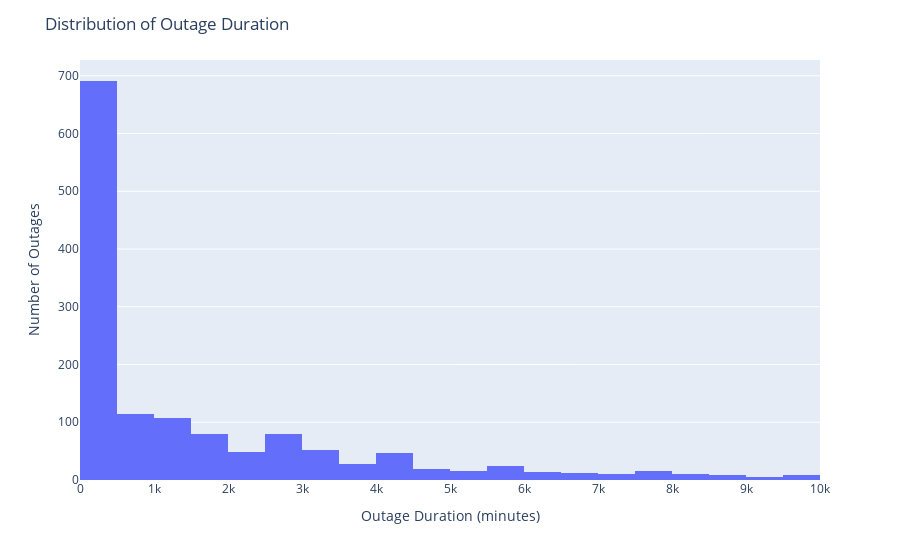

Notebook cell for this chart:
### Code cell
small = outageClean[outageClean["OUTAGE.DURATION"] < 10000]

fig = px.histogram(x = small['OUTAGE.DURATION'])
fig.update_layout(title = "Distribution of Outage Duration", xaxis_title = "Outage Duration (minutes)", yaxis_title = "Number of Outages")
fig.show()

### Figure 1 — Plotly figure (JSON) as saved in the notebook; plotly's stock layout.template omitted (floating-point values rounded to 4 significant figures; data arrays with more than 128 entries replaced by an {"elided": "..."} marker saying what was removed)
{"data": [{"alignmentgroup": "True", "bingroup": "x", "hovertemplate": "x=%{x}<br>count=%{y}<extra></extra>", "legendgroup": "", "marker": {"color": "#636efa", "pattern": {"shape": ""}}, "name": "", "offsetgroup": "", "orientation": "v", "showlegend": false, "type": "histogram", "x": {"elided": "1391 int values"}, "xaxis": "x", "yaxis": "y"}], "layout": {"barmode": "relative", "legend": {"tracegroupgap": 0}, "margin": {"t": 60}, "title": {"text": "Distribution of Outage Duration"}, "xaxis": {"anchor": "y", "domain": [0, 1], "title": {"text": "Outage Duration (minutes)"}}, "yaxis": {"anchor": "x", "domain": [0, 1], "title": {"text": "Number of Outages"}}}}
